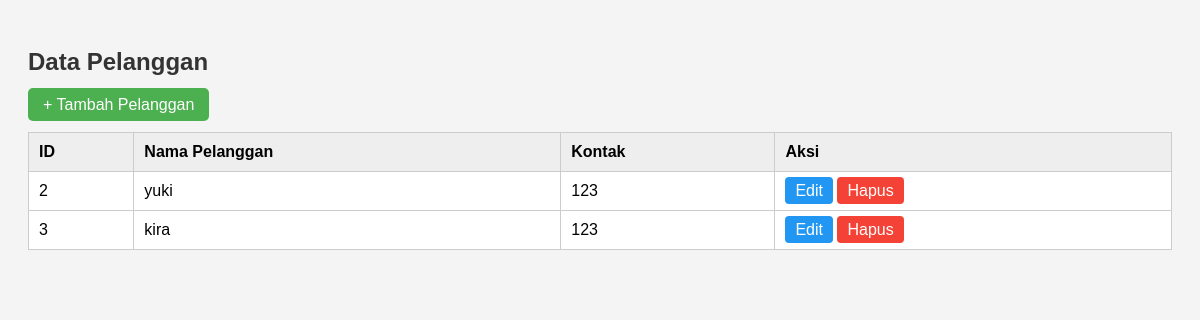
Before: /pelanggan/index.php with the older database file.
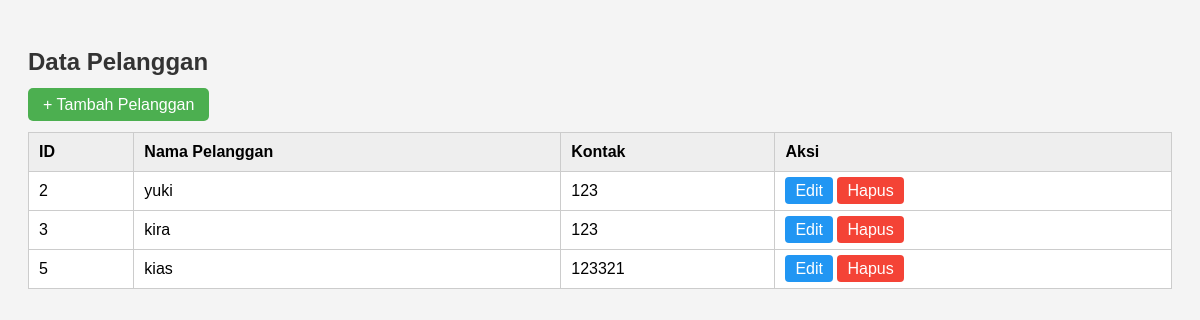
After: the same page with the newer database file.
### tables this page shows
CREATE TABLE `pelanggan` (
  `id_pelanggan` int(11) NOT NULL,
  `nama_pelanggan` varchar(20) NOT NULL,
  `kontak` varchar(20) NOT NULL
);

### pelanggan/index.php (the view, shortened to what this page needs)
<?php
include "../koneksi.php";
?>
<!DOCTYPE html>
<html>
<head>
    <link rel="stylesheet" href="style.css">
</head>
<body>
    <h2>Data Pelanggan</h2>
    <a href="tambah.php" class="btn">+ Tambah Pelanggan</a>
    <br><br>
    <table>
        <tr>
            <th>ID</th>
            <th>Nama Pelanggan</th>
            <th>Kontak</th>
            <th>Aksi</th>
        </tr>
        <?php
        $result = mysqli_query($koneksi, "SELECT * FROM pelanggan ORDER BY id_pelanggan ASC");
        while ($row = mysqli_fetch_assoc($result)) {
            echo "<tr>
                <td>{$row['id_pelanggan']}</td>
                <td>{$row['nama_pelanggan']}</td>
                <td>{$row['kontak']}</td>
                <td>
                    <a href='edit.php?id={$row['id_pelanggan']}' class='edit'>Edit</a>
                    <a href='hapus.php?id={$row['id_pelanggan']}' class='hapus' onclick=\"return confirm('Yakin ingin menghapus?')\">Hapus</a>
                </td>
            </tr>";
        }
        ?>
    </table>
</body>
</html>

### pelanggan/style.css (style rules this page uses)
body { font-family: Arial, sans-serif; background: #f4f4f4; padding: 20px; }
h2 { color: #333; }
a.btn, button { background: #4CAF50; color: white; padding: 8px 15px; text-decoration: none; border-radius: 5px; border: none; }
table { width: 100%; border-collapse: collapse; background: white; }
table th, table td { border: 1px solid #ccc; padding: 10px; text-align: left; }
table th { background: #eee; }
a.edit { background: #2196F3; color: white; padding: 5px 10px; text-decoration: none; border-radius: 4px; }
a.hapus { background: #f44336; color: white; padding: 5px 10px; text-decoration: none; border-radius: 4px; }

Changed rows visible on the page:
added pelanggan: id_pelanggan "5", nama_pelanggan "kias", kontak "123321"
